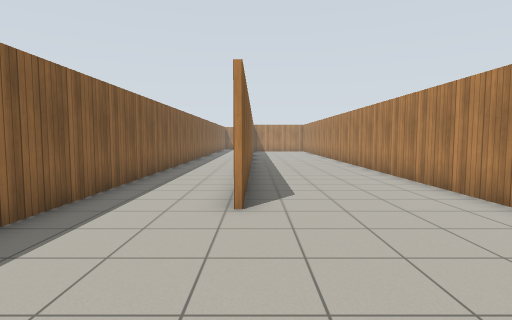
[1] (above)

24 first-person views from a walk through a robot-simulator world made for Gazebo. The camera is 1.2 m above the floor, tilts 4° down and sees 80° across. The floor is counted in squares, 1 m on a side. Each view is taken from the middle of a square. On the plan, view 1 faces up. The plan holds only what a view shows up to about 13 squares ahead; the rest is blank. Simple patterns stand in for the simulator's built-in surfaces.

[2]
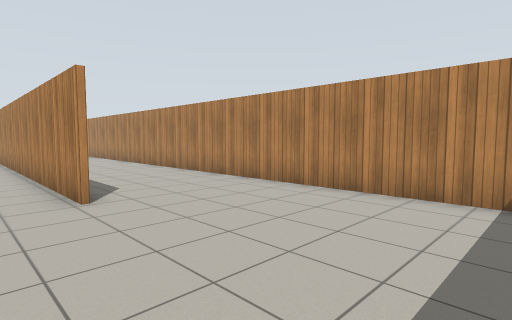

[3]
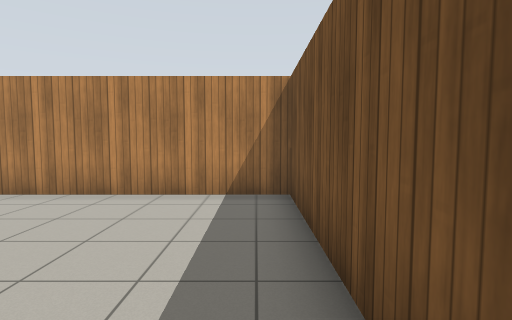

[4]
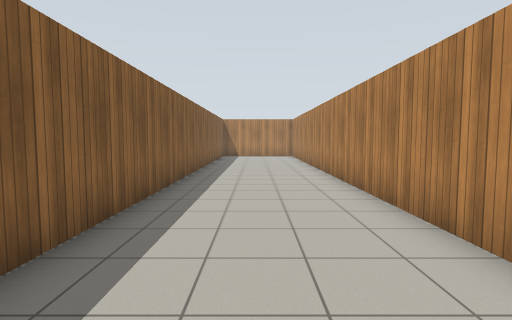

[5]
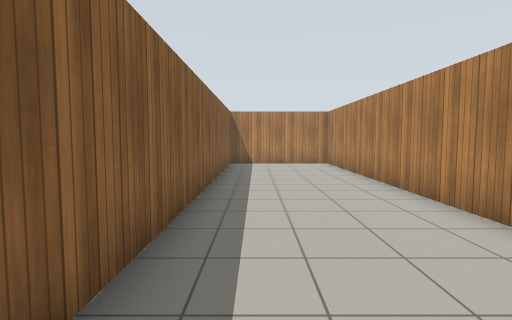

[6]
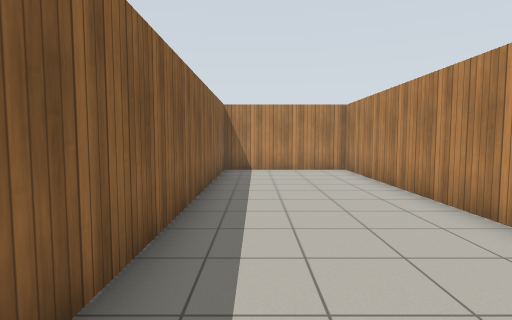

[7]
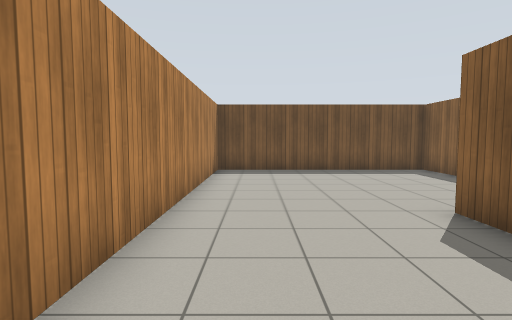

[8]
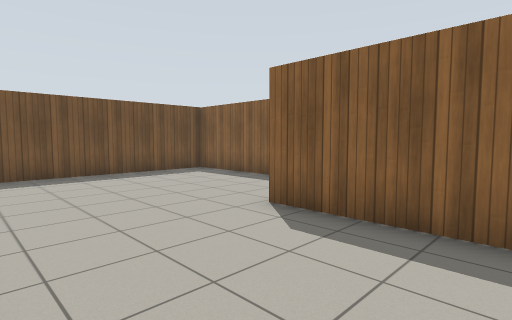

[9]
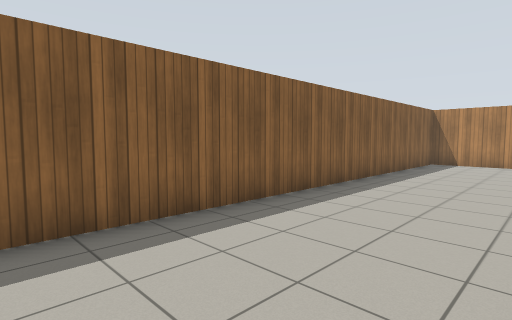

[10]
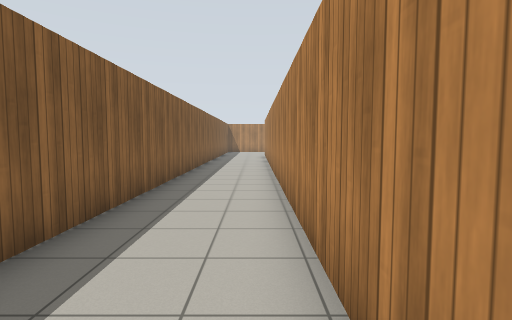

[11]
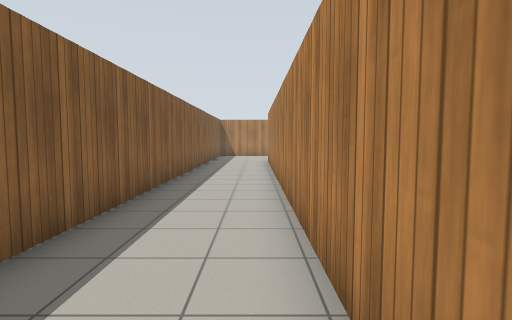

[12]
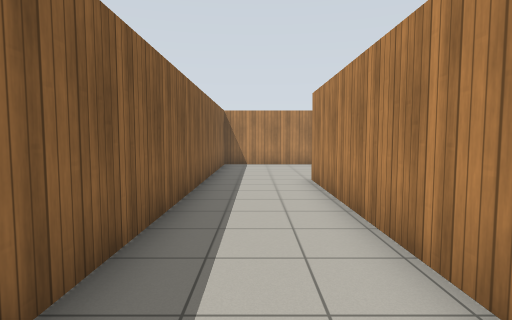

[13]
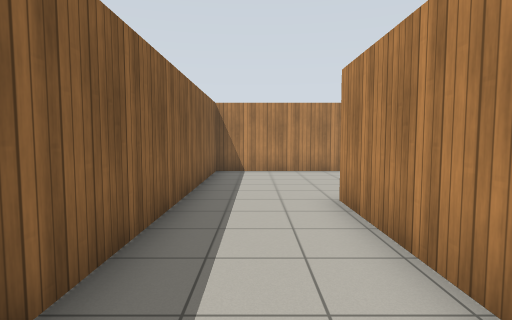

[14]
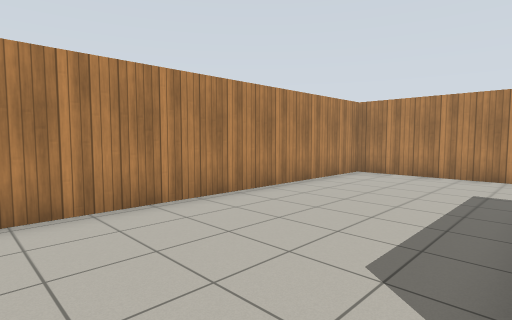

[15]
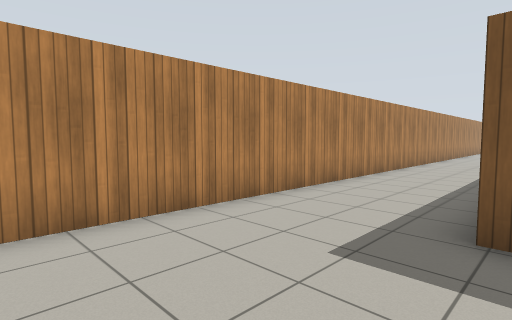

[16]
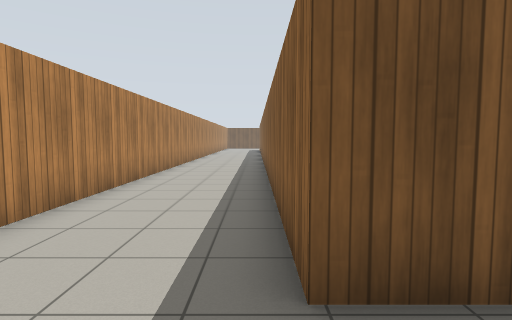

[17]
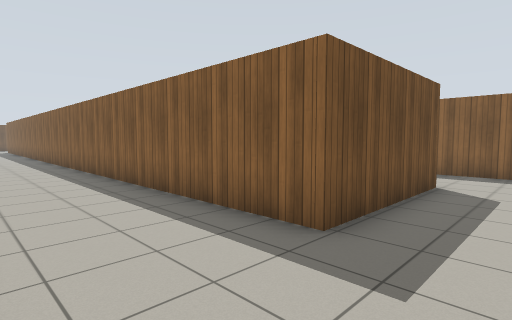

[18]
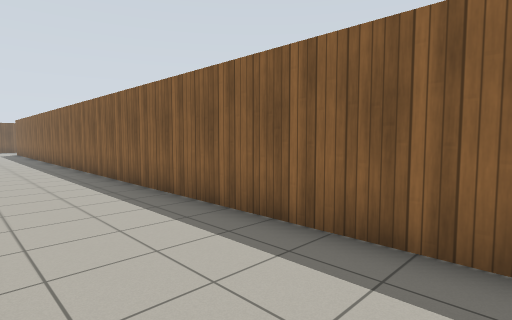

[19]
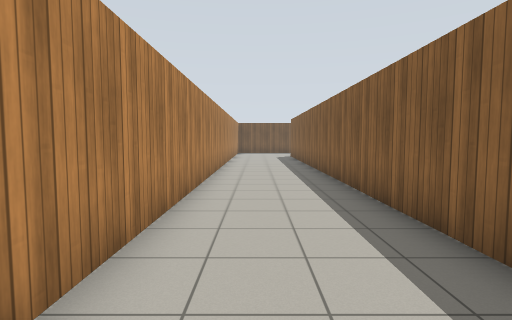

[20]
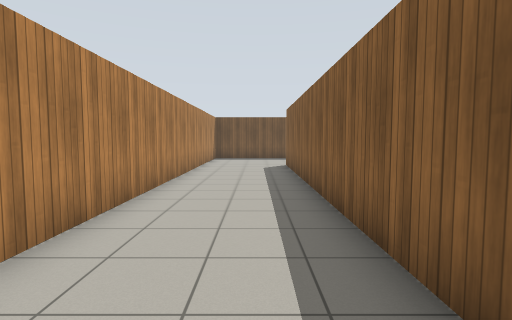

[21]
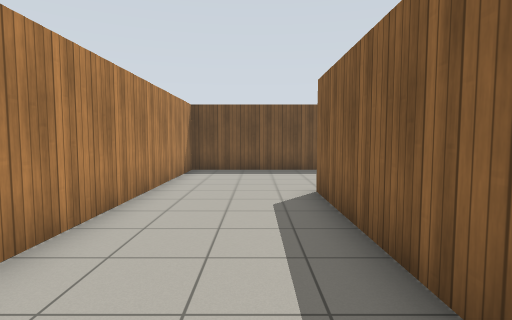

[22]
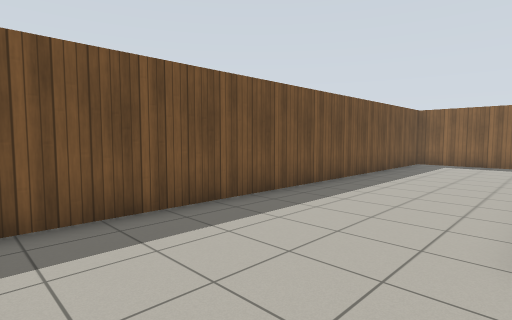

[23]
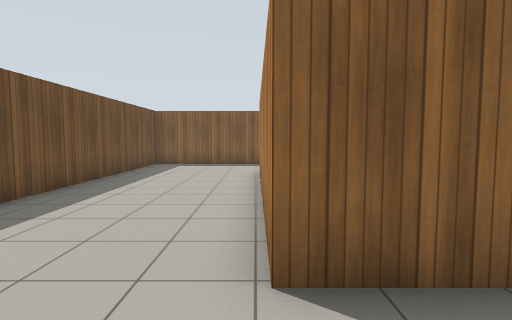

[24]
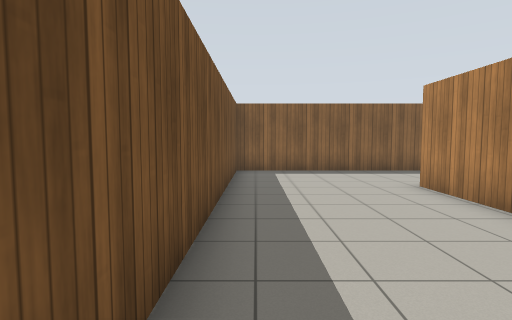

### Floor plan
Points are (right, up) in squares from view 1. A wall is a line through its corners. A room is listed if a view was taken in it or the views show most of it. See-through windows are left out.
Room 1 (views 1, 2, 3, 4, 5, 6, 7, 8, 9)
walls: (-3.5, 5.5) (-3.5, 4); (-3.5, 2.2) (-3.5, -1.7) (4.5, -1.7) (4.5, 28.7) (-0.2, 28.7) (-0.2, 5.1)
ways out: opening at (-1.5, 6) to room 2
Room 2 (views 10, 11, 12, 13, 14, 15, 16, 17, 18, 19, 20, 21, 22, 23, 24)
walls: (-0.4, 5) (-0.4, 28.9) (4.6, 28.9) (4.6, -1.9) (-3.6, -1.9); (-7.5, 0.2) (-7.5, -6.7) (8.5, -6.7) (8.5, 34.2) (-3.5, 34.2) (-3.5, 5.5)
ways out: opening at (-1.5, 6) to room 1

Positions as (right, up) in squares from view 1, and headings:
1: (0, 0), facing up
2: (-2, -1), facing up-right
3: (-2, -1), facing right
4: (2, 8), facing up
5: (1, 14), facing up
6: (1, 17), facing up
7: (3, 10), facing down
8: (4, 9), facing down-left
9: (4, 13), facing up-left
10: (-1, 7), facing up
11: (-1, 13), facing up
12: (-2, 20), facing up
13: (-2, 23), facing up
14: (-2, 29), facing up-right
15: (4, 33), facing down-right
16: (5, 31), facing down
17: (8, 31), facing down-left
18: (8, 26), facing down-left
19: (7, 19), facing down
20: (6, 12), facing down
21: (6, 5), facing down
22: (8, -2), facing down-left
23: (7, -2), facing left
24: (4, -6), facing left
